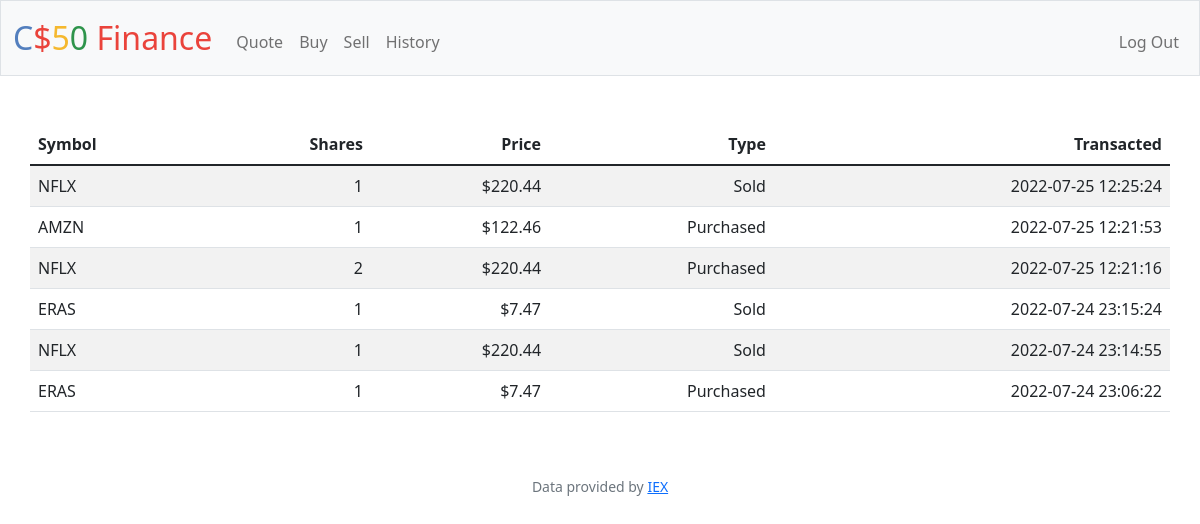
Page /history (signed in) on the earlier database version.
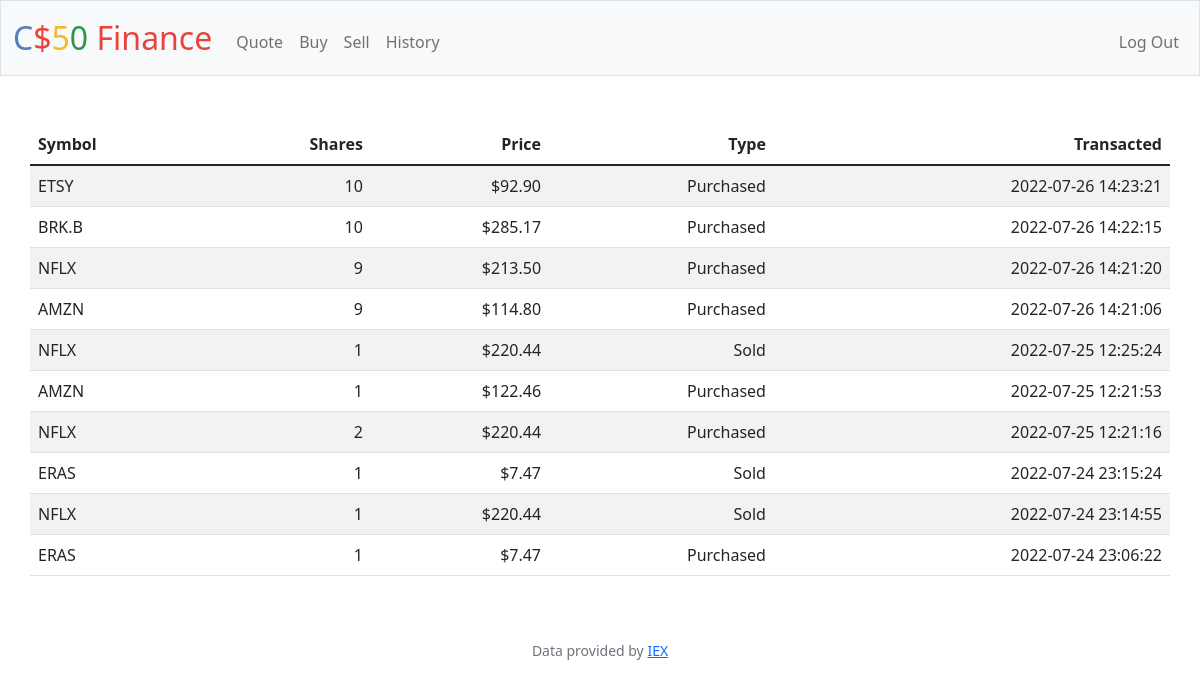
Same page on the later database version.
### tables this page shows
CREATE TABLE history (
            id INTEGER PRIMARY KEY AUTOINCREMENT NOT NULL,
            symbol TEXT NOT NULL,
            price NUMERIC NOT NULL,
            share_qty REAL NOT NULL,
            transaction_date TEXT,
            type TEXT,
            ownerid INTEGER,
            FOREIGN KEY (ownerId)
            REFERENCES users (id)
                ON UPDATE CASCADE
                ON DELETE CASCADE
        );

### app.py (the view)
@app.route("/history")
@login_required
def history():
    data = db.execute('SELECT * FROM history WHERE ownerId = ? ORDER BY transaction_date DESC;', session['user_id'])
    return render_template('history.html', data=data, usd=usd, int_format=int_format)

### app.py (called while the page is built)
@app.after_request
def after_request(response):
    response.headers["Cache-Control"] = "no-cache, no-store, must-revalidate"
    response.headers["Expires"] = 0
    response.headers["Pragma"] = "no-cache"
    return response

### helpers.py (called while the page is built)
def login_required(f):
    @wraps(f)
    def decorated_function(*args, **kwargs):
        if session.get("user_id") is None:
            return redirect("/login")
        return f(*args, **kwargs)
    return decorated_function

def usd(value):
    return f"${value:,.2f}"

def int_format(value):
    return int(value)

### templates/history.html
{% extends "layout.html" %} {% block title %} Home {% endblock %} {% block main
%}
<table class="table table-striped container">
  <thead>
    <tr>
      <th class="text-start">Symbol</th>
      <th class="text-end">Shares</th>
      <th class="text-end">Price</th>
      <th class="text-end">Type</th>
      <th class="text-end">Transacted</th>
    </tr>
  </thead>
  <tbody>
    {% for history in data %}
    <tr>
      <td class="text-start">{{history.symbol}}</td>
      <td class="text-end">{{int_format(history.share_qty)}}</td>
      <td class="text-end">{{usd(history.price) or 0}}</td>
      <td class="text-end">{{history.type}}</td>
      <td class="text-end">{{history.transaction_date}}</td>
    </tr>
    {% endfor %}
  </tbody>
</table>
{% endblock %}

Differences in the rows shown:
added history: symbol "ETSY", share_qty "10", price "$92.90", type "Purchased", transaction_date "2022-07-26 14:23:21"
added history: symbol "BRK.B", share_qty "10", price "$285.17", type "Purchased", transaction_date "2022-07-26 14:22:15"
added history: symbol "NFLX", share_qty "9", price "$213.50", type "Purchased", transaction_date "2022-07-26 14:21:20"
added history: symbol "AMZN", share_qty "9", price "$114.80", type "Purchased", transaction_date "2022-07-26 14:21:06"
